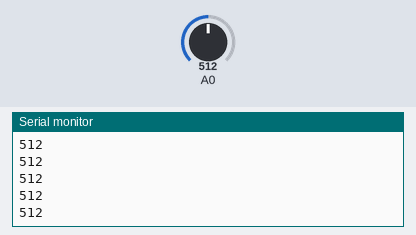
Recording of a sketch running on a simulated Arduino Leonardo, built with avr-gcc and run on an emulated ATmega32U4. Shown: the last lines printed to the serial monitor. The inputs (shaded band) are chosen by the test bench; at power-on: A0 = 512. USB keyboard and mouse output is not drawn.

Above: at 1.2 s.
1.3 s: A0 set to 716
At 1.31 s:
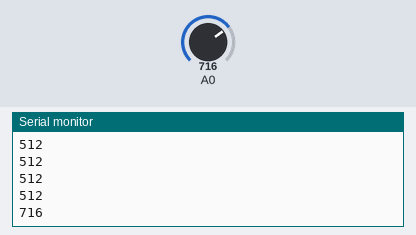
2.8 s: A0 set to 900
At 2.82 s:
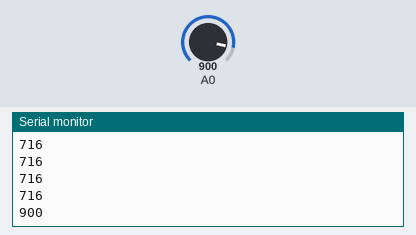
Timing chart, 0 to 5.8 s (numbered marks = the images above; inputs shaded):
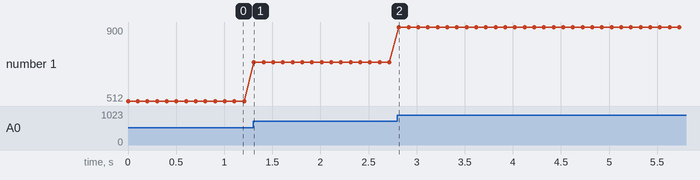

Measured:
- after the input at 1.3 s, the serial monitor: prints a new line at once (image 1)
- after the input at 2.8 s, the serial monitor: prints a new line at once (image 2)
- plotted number 1: 512 → 716 after the input at 1.3 s, 716 → 900 after the input at 2.8 s

The sketch:

EMG_Teclado.ino
```cpp
#include <Keyboard.h>

int maxSensorValue = 0;
int brecha = 500;

void setup() {
  Serial.begin(115200);
  Keyboard.begin();
}

void loop() {
  int sensorValue = analogRead(A0);

  if (sensorValue > brecha) {
    Serial.println(sensorValue);

    Keyboard.press(' ');
    delay(100);
    Keyboard.releaseAll();

    if (sensorValue > maxSensorValue) {
      maxSensorValue = sensorValue;

      Serial.print("Nuevo valor máximo: ");
      Serial.println(maxSensorValue);
    }
  }
}
```
